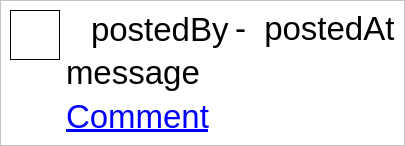
<?xml version="1.0" encoding="UTF-8"?>
<ui version="4.0">
 <class>PostItem</class>
 <widget class="QWidget" name="PostItem">
  <property name="geometry">
   <rect>
    <x>0</x>
    <y>0</y>
    <width>398</width>
    <height>138</height>
   </rect>
  </property>
  <property name="sizePolicy">
   <sizepolicy hsizetype="Preferred" vsizetype="Minimum">
    <horstretch>0</horstretch>
    <verstretch>0</verstretch>
   </sizepolicy>
  </property>
  <property name="palette">
   <palette>
    <active>
     <colorrole role="Base">
      <brush brushstyle="SolidPattern">
       <color alpha="255">
        <red>255</red>
        <green>255</green>
        <blue>255</blue>
       </color>
      </brush>
     </colorrole>
     <colorrole role="Window">
      <brush brushstyle="SolidPattern">
       <color alpha="255">
        <red>255</red>
        <green>255</green>
        <blue>255</blue>
       </color>
      </brush>
     </colorrole>
    </active>
    <inactive>
     <colorrole role="Base">
      <brush brushstyle="SolidPattern">
       <color alpha="255">
        <red>255</red>
        <green>255</green>
        <blue>255</blue>
       </color>
      </brush>
     </colorrole>
     <colorrole role="Window">
      <brush brushstyle="SolidPattern">
       <color alpha="255">
        <red>255</red>
        <green>255</green>
        <blue>255</blue>
       </color>
      </brush>
     </colorrole>
    </inactive>
    <disabled>
     <colorrole role="Base">
      <brush brushstyle="SolidPattern">
       <color alpha="255">
        <red>255</red>
        <green>255</green>
        <blue>255</blue>
       </color>
      </brush>
     </colorrole>
     <colorrole role="Window">
      <brush brushstyle="SolidPattern">
       <color alpha="255">
        <red>255</red>
        <green>255</green>
        <blue>255</blue>
       </color>
      </brush>
     </colorrole>
    </disabled>
   </palette>
  </property>
  <property name="font">
   <font>
    <pointsize>25</pointsize>
   </font>
  </property>
  <property name="windowTitle">
   <string>Form</string>
  </property>
  <property name="autoFillBackground">
   <bool>true</bool>
  </property>
  <layout class="QVBoxLayout" name="verticalLayout_2">
   <property name="spacing">
    <number>0</number>
   </property>
   <property name="margin">
    <number>0</number>
   </property>
   <item>
    <widget class="QFrame" name="frame">
     <property name="font">
      <font>
       <pointsize>25</pointsize>
      </font>
     </property>
     <property name="frameShape">
      <enum>QFrame::StyledPanel</enum>
     </property>
     <property name="frameShadow">
      <enum>QFrame::Raised</enum>
     </property>
     <layout class="QGridLayout" name="gridLayout">
      <item row="0" column="0" rowspan="3">
       <layout class="QVBoxLayout" name="verticalLayout">
        <item>
         <widget class="QLabel" name="avatarLabel">
          <property name="sizePolicy">
           <sizepolicy hsizetype="Fixed" vsizetype="Fixed">
            <horstretch>0</horstretch>
            <verstretch>0</verstretch>
           </sizepolicy>
          </property>
          <property name="minimumSize">
           <size>
            <width>50</width>
            <height>50</height>
           </size>
          </property>
          <property name="maximumSize">
           <size>
            <width>50</width>
            <height>50</height>
           </size>
          </property>
          <property name="font">
           <font>
            <pointsize>25</pointsize>
           </font>
          </property>
          <property name="frameShape">
           <enum>QFrame::Box</enum>
          </property>
          <property name="text">
           <string/>
          </property>
          <property name="textInteractionFlags">
           <set>Qt::NoTextInteraction</set>
          </property>
         </widget>
        </item>
        <item>
         <spacer name="verticalSpacer">
          <property name="font">
           <font>
            <pointsize>25</pointsize>
           </font>
          </property>
          <property name="orientation">
           <enum>Qt::Vertical</enum>
          </property>
          <property name="sizeHint" stdset="0">
           <size>
            <width>47</width>
            <height>13</height>
           </size>
          </property>
         </spacer>
        </item>
       </layout>
      </item>
      <item row="0" column="1">
       <layout class="QHBoxLayout" name="horizontalLayout">
        <item>
         <widget class="QLabel" name="unreadLabel">
          <property name="font">
           <font>
            <pointsize>25</pointsize>
           </font>
          </property>
          <property name="text">
           <string/>
          </property>
         </widget>
        </item>
        <item>
         <widget class="QLabel" name="postedByLabel">
          <property name="font">
           <font>
            <pointsize>25</pointsize>
           </font>
          </property>
          <property name="text">
           <string>postedBy</string>
          </property>
         </widget>
        </item>
        <item>
         <widget class="QLabel" name="postedAtLabel">
          <property name="sizePolicy">
           <sizepolicy hsizetype="Expanding" vsizetype="Preferred">
            <horstretch>0</horstretch>
            <verstretch>0</verstretch>
           </sizepolicy>
          </property>
          <property name="font">
           <font>
            <pointsize>25</pointsize>
           </font>
          </property>
          <property name="text">
           <string>-  postedAt</string>
          </property>
          <property name="textInteractionFlags">
           <set>Qt::LinksAccessibleByMouse|Qt::TextSelectableByMouse</set>
          </property>
         </widget>
        </item>
       </layout>
      </item>
      <item row="1" column="1">
       <widget class="QLabel" name="messageLabel">
        <property name="sizePolicy">
         <sizepolicy hsizetype="Expanding" vsizetype="MinimumExpanding">
          <horstretch>0</horstretch>
          <verstretch>0</verstretch>
         </sizepolicy>
        </property>
        <property name="font">
         <font>
          <pointsize>25</pointsize>
         </font>
        </property>
        <property name="text">
         <string>message</string>
        </property>
        <property name="alignment">
         <set>Qt::AlignLeading|Qt::AlignLeft|Qt::AlignTop</set>
        </property>
        <property name="wordWrap">
         <bool>true</bool>
        </property>
        <property name="textInteractionFlags">
         <set>Qt::LinksAccessibleByMouse|Qt::TextSelectableByMouse</set>
        </property>
       </widget>
      </item>
      <item row="2" column="1">
       <widget class="QLabel" name="commentAddLabel">
        <property name="font">
         <font>
          <pointsize>25</pointsize>
         </font>
        </property>
        <property name="text">
         <string>&lt;a href=&quot;javascript://&quot;&gt;Comment&lt;/a&gt;</string>
        </property>
        <property name="alignment">
         <set>Qt::AlignLeading|Qt::AlignLeft|Qt::AlignVCenter</set>
        </property>
        <property name="textInteractionFlags">
         <set>Qt::LinksAccessibleByMouse|Qt::TextSelectableByMouse</set>
        </property>
       </widget>
      </item>
     </layout>
    </widget>
   </item>
  </layout>
 </widget>
 <resources/>
 <connections/>
</ui>
